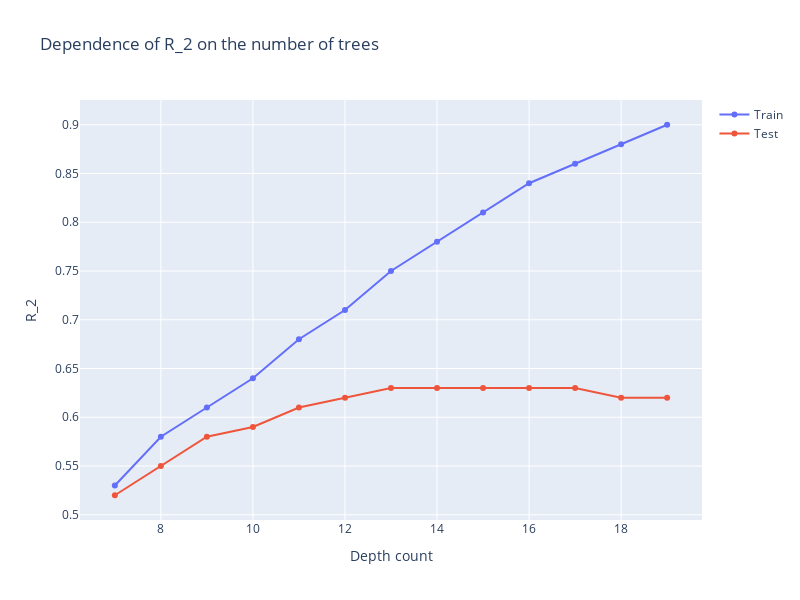

Notebook source saved alongside this figure:
### Markdown cell above
Построенная модель явно переобучена, поэтому подберём оптимальные параметры глубины дерева.

### Code cell
max_depths = range(7, 20)

def tree_depths(X_train, X_test, y_train, y_test):
  R_2_train = []
  R_2_test = []
  for depth in max_depths:
    tree_model = tree.DecisionTreeRegressor(max_depth=depth, random_state=42).fit(X_train, y_train)
    y_train_pred = tree_model.predict(X_train)
    y_test_pred = tree_model.predict(X_test)
    R_2_tr = round(metrics.r2_score(y_train, y_train_pred), 2)
    R_2_tes = round(metrics.r2_score(y_test, y_test_pred), 2)
    R_2_train.append(R_2_tr)
    R_2_test.append(R_2_tes)

  fig = go.Figure()
  fig.add_trace(go.Scatter(x=list(max_depths), y=R_2_train, name='Train'))
  fig.add_trace(go.Scatter(x=list(max_depths), y=R_2_test, name='Test'))
  fig.update_xaxes(title='Depth count')
  fig.update_yaxes(title='R_2')
  fig.update_layout(title='Dependence of R_2 on the number of trees', height=600, width=800)
  return fig.show()

tree_depths(X_train_scal, X_test_scal, y_train, y_test)

### Figure 1 — Plotly figure (JSON) as saved in the notebook; plotly's stock layout.template omitted (floating-point values rounded to 4 significant figures)
{"data": [{"name": "Train", "type": "scatter", "x": [7, 8, 9, 10, 11, 12, 13, 14, 15, 16, 17, 18, 19], "y": [0.53, 0.58, 0.61, 0.64, 0.68, 0.71, 0.75, 0.78, 0.81, 0.84, 0.86, 0.88, 0.9]}, {"name": "Test", "type": "scatter", "x": [7, 8, 9, 10, 11, 12, 13, 14, 15, 16, 17, 18, 19], "y": [0.52, 0.55, 0.58, 0.59, 0.61, 0.62, 0.63, 0.63, 0.63, 0.63, 0.63, 0.62, 0.62]}], "layout": {"height": 600, "title": {"text": "Dependence of R_2 on the number of trees"}, "width": 800, "xaxis": {"title": {"text": "Depth count"}}, "yaxis": {"title": {"text": "R_2"}}}}
